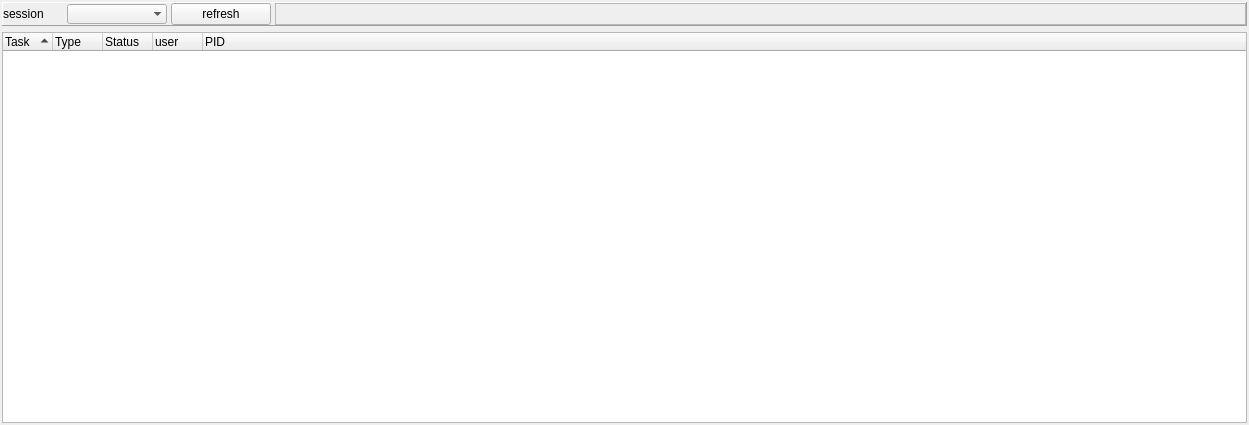
<?xml version="1.0" encoding="UTF-8"?>
<ui version="4.0">
 <class>Form</class>
 <widget class="QWidget" name="Form">
  <property name="geometry">
   <rect>
    <x>0</x>
    <y>0</y>
    <width>1249</width>
    <height>425</height>
   </rect>
  </property>
  <property name="windowTitle">
   <string>Form</string>
  </property>
  <layout class="QVBoxLayout" name="verticalLayout">
   <property name="spacing">
    <number>0</number>
   </property>
   <property name="margin">
    <number>0</number>
   </property>
   <item>
    <widget class="QSplitter" name="splitter">
     <property name="orientation">
      <enum>Qt::Horizontal</enum>
     </property>
     <widget class="QWidget" name="widget" native="true">
      <layout class="QVBoxLayout" name="verticalLayout_3">
       <property name="margin">
        <number>2</number>
       </property>
       <item>
        <widget class="QFrame" name="frame">
         <property name="maximumSize">
          <size>
           <width>16777215</width>
           <height>30</height>
          </size>
         </property>
         <property name="frameShape">
          <enum>QFrame::Panel</enum>
         </property>
         <property name="frameShadow">
          <enum>QFrame::Raised</enum>
         </property>
         <property name="lineWidth">
          <number>1</number>
         </property>
         <property name="midLineWidth">
          <number>1</number>
         </property>
         <layout class="QGridLayout" name="gridLayout">
          <property name="horizontalSpacing">
           <number>4</number>
          </property>
          <property name="verticalSpacing">
           <number>0</number>
          </property>
          <property name="margin">
           <number>0</number>
          </property>
          <item row="1" column="0">
           <widget class="QLabel" name="label">
            <property name="maximumSize">
             <size>
              <width>60</width>
              <height>16777215</height>
             </size>
            </property>
            <property name="text">
             <string>session</string>
            </property>
           </widget>
          </item>
          <item row="1" column="1">
           <widget class="QComboBox" name="ProjectComboBox">
            <property name="maximumSize">
             <size>
              <width>100</width>
              <height>16777215</height>
             </size>
            </property>
            <property name="editable">
             <bool>false</bool>
            </property>
            <property name="frame">
             <bool>false</bool>
            </property>
           </widget>
          </item>
          <item row="1" column="2">
           <widget class="QPushButton" name="refreshPushButton">
            <property name="maximumSize">
             <size>
              <width>100</width>
              <height>16777215</height>
             </size>
            </property>
            <property name="text">
             <string>refresh</string>
            </property>
           </widget>
          </item>
          <item row="1" column="3">
           <widget class="QFrame" name="frame_2">
            <property name="minimumSize">
             <size>
              <width>50</width>
              <height>0</height>
             </size>
            </property>
            <property name="frameShape">
             <enum>QFrame::StyledPanel</enum>
            </property>
            <property name="frameShadow">
             <enum>QFrame::Raised</enum>
            </property>
           </widget>
          </item>
         </layout>
        </widget>
       </item>
       <item>
        <widget class="QTreeWidget" name="list">
         <property name="sizePolicy">
          <sizepolicy hsizetype="Minimum" vsizetype="Expanding">
           <horstretch>0</horstretch>
           <verstretch>0</verstretch>
          </sizepolicy>
         </property>
         <property name="minimumSize">
          <size>
           <width>0</width>
           <height>0</height>
          </size>
         </property>
         <property name="frameShape">
          <enum>QFrame::StyledPanel</enum>
         </property>
         <property name="frameShadow">
          <enum>QFrame::Plain</enum>
         </property>
         <property name="lineWidth">
          <number>0</number>
         </property>
         <property name="autoScroll">
          <bool>false</bool>
         </property>
         <property name="tabKeyNavigation">
          <bool>false</bool>
         </property>
         <property name="alternatingRowColors">
          <bool>true</bool>
         </property>
         <property name="rootIsDecorated">
          <bool>true</bool>
         </property>
         <property name="uniformRowHeights">
          <bool>true</bool>
         </property>
         <property name="sortingEnabled">
          <bool>true</bool>
         </property>
         <property name="animated">
          <bool>true</bool>
         </property>
         <property name="allColumnsShowFocus">
          <bool>false</bool>
         </property>
         <property name="wordWrap">
          <bool>true</bool>
         </property>
         <property name="expandsOnDoubleClick">
          <bool>false</bool>
         </property>
         <attribute name="headerCascadingSectionResizes">
          <bool>false</bool>
         </attribute>
         <attribute name="headerDefaultSectionSize">
          <number>50</number>
         </attribute>
         <attribute name="headerHighlightSections">
          <bool>true</bool>
         </attribute>
         <attribute name="headerMinimumSectionSize">
          <number>40</number>
         </attribute>
         <attribute name="headerStretchLastSection">
          <bool>true</bool>
         </attribute>
         <column>
          <property name="text">
           <string>Task</string>
          </property>
         </column>
         <column>
          <property name="text">
           <string>Type</string>
          </property>
         </column>
         <column>
          <property name="text">
           <string>Status</string>
          </property>
         </column>
         <column>
          <property name="text">
           <string>user</string>
          </property>
         </column>
         <column>
          <property name="text">
           <string>PID</string>
          </property>
         </column>
        </widget>
       </item>
      </layout>
     </widget>
    </widget>
   </item>
  </layout>
 </widget>
 <resources/>
 <connections/>
 <slots>
  <slot>refresh()</slot>
 </slots>
</ui>
